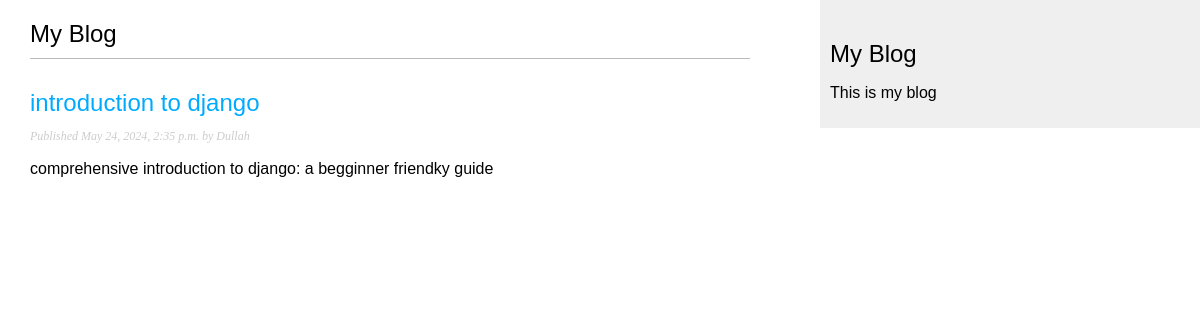
Screenshot of /blog/ with the database file from the repository.
### blog/models.py (models this page shows, shortened)
class Post(models.Model):
  class Status(models.TextChoices):
    DRAFT = "DF", "Draft",
    PUBLISHED = "PB", "Published"
  title = models.CharField(max_length=250)
  slug = models.SlugField(max_length=250, unique_for_date="publish")
  author = models.ForeignKey(User, on_delete=models.CASCADE, related_name="blog_posts")
  body = models.TextField()
  publish = models.DateTimeField(default=timezone.now)
  created = models.DateTimeField(auto_now_add=True)
  updated = models.DateTimeField(auto_now=True)
  status = models.CharField(max_length=2, choices=Status.choices, default=Status.DRAFT)
  objects = models.Manager()
  published = PublishedManager()
  class Meta:
    ordering = ["-publish"]
    indexes = [
      models.Index(fields=["-publish"]),
    ]
  def get_absolute_url(self):
    return reverse('blog:post_detail',
      args=[
        self.publish.year,
        self.publish.month,
        self.publish.day,
        self.slug,
      ]
    )

### blog/views.py (the view)
# urls.py: path('', views.post_list, name="post_list"),
def post_list(request):
  posts = Post.published.all()
  return render(request, 'blog/post/list.html', {'posts':posts})

### blog/models.py (called while the page is built)
  def get_queryset(self):
    return super().get_queryset().filter(status = Post.Status.PUBLISHED)

### blog/templates/blog/post/list.html (shortened to what this page needs)
{% extends "blog/base.html" %}
{% block content %}
<h1>My Blog</h1>
  {% for post in posts %}
    <h2>
      <a href="{{ post.get_absolute_url }}">
      {{ post.title }}
      </a>
    </h2>
    <p class="date">
      Published {{ post.publish }} by {{ post.author }}
    </p>
    {{ post.body|truncatewords:30|linebreaks }}
  {% endfor %}
{% endblock %}

### blog/static/css/blog.css (style rules this page uses)
body { margin:0; padding:0; font-family:helvetica, sans-serif; }
a { color:#00abff; text-decoration:none; }
h1 { font-weight:normal; border-bottom:1px solid #bbb; padding:0 0 10px 0; }
h2 { font-weight:normal; margin:30px 0 0; }
p.date { color:#ccc; font-family: georgia, serif; font-size: 12px; font-style: italic; }

### rows the page displays
Post: title "introduction to django", publish "May 24, 2024, 2:35 p.m.", author "Dullah", body "comprehensive introduction to django: a begginner friendky guide"
